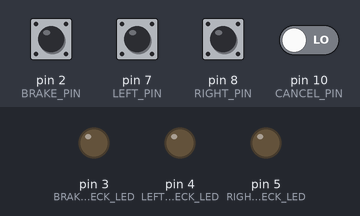
Simulated run of this sketch. Board: Arduino Uno, built with avr-gcc and run on an emulated ATmega328P. Parts: output pins drawn as LEDs (lit = HIGH). Dashed ring = blinking. Inputs (shaded band) come from the test bench; at power-on: pin 2 (BRAKE_PIN), pin 7 (LEFT_PIN), pin 8 (RIGHT_PIN), pin 10 (CANCEL_PIN) LOW.

Above: at 1.2 s.
1.3 s: pin 2 (BRAKE_PIN) driven HIGH
At 2.5 s:
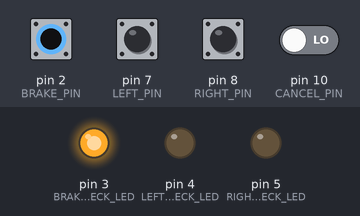
2.8 s: pin 7 (LEFT_PIN) pulled HIGH for 0.15 s
At 3.6 s:
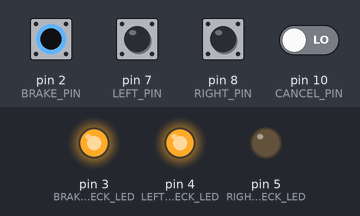
4.4 s: pin 8 (RIGHT_PIN) pulled HIGH for 0.15 s
At 4.9 s:
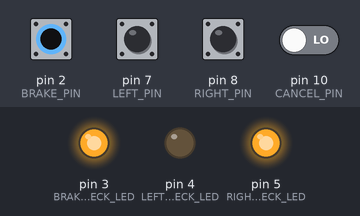
6.0 s: pin 7 (LEFT_PIN) pulled HIGH for 1 s
At 7.3 s:
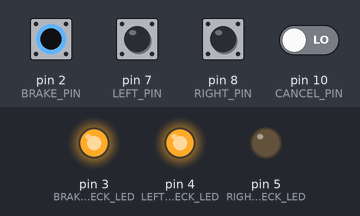
8.5 s: pin 8 (RIGHT_PIN) pulled HIGH for 1 s
At 9.2 s:
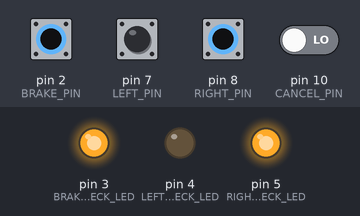
11.0 s: pin 2 (BRAKE_PIN) pulsed LOW 2 times (0.12 s each, 0.3 s apart)
At 11.21 s:
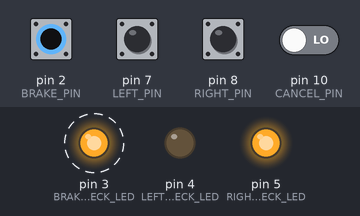
Timing chart, 0 to 14.0 s (numbered marks = the images above; inputs shaded):
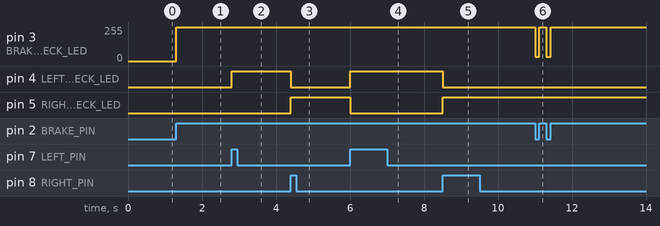

The sketch:

DevCtrl_v0205_TURBO_EX.ino
```cpp
#include <SoftwareSerial.h>
#include <avr/interrupt.h>

SoftwareSerial Soft_Serial(11, 12); // RX, TX
const int BAUDRATE = 9600;
const int DELAYVAL = 50;
const int FEEDBACK_COUNTER_LOOPS = 100; // 1 second in milliseconds

// constants won't change. They're used here to
// set pin numbers:
const int BRAKE_PIN = 2;
const int LEFT_PIN = 7;     // the number of the pushbutton pin
const int RIGHT_PIN = 8;
const int CANCEL_PIN = 10; // signal cancelling (left and right)

// LED Output pins
const int BRAKE_CHECK_LED = 3;
const int LEFT_CHECK_LED = 4;
const int RIGHT_CHECK_LED = 5;
const int ON_BOARD_LED = 13;

// Soft Serial Char Mapping
const char BRAKE_RISE_CHAR = 'B';
const char BRAKE_FALL_CHAR = 'b';
const char LEFT_RISE_CHAR = 'L';
const char RIGHT_RISE_CHAR = 'R';
const char SIGNAL_CANCEL_CHAR = 'C';
const char HAZARD_CHAR = 'H'; // for future
const char FEEDBACK_CHAR = 'F';

// ON/OFF chars for feedback
const char LEFT_ON_CHAR = 'L';
const char LEFT_OFF_CHAR = 'l';
const char RIGHT_ON_CHAR = 'R';
const char RIGHT_OFF_CHAR = 'r';
const char BRAKE_ON_CHAR = 'B';
const char BRAKE_OFF_CHAR = 'b';

// PWM LED values
const int BRAKE_LED_IDLE = 0x20;
const int BRAKE_LED_FULL = 0xFF;

// pin state variables
int brake_pin_val  = LOW;
int left_pin_val   = LOW;         // variable for reading the pushbutton status
int right_pin_val  = LOW;
int cancel_pin_val = LOW;

// old pin state variables
int old_brake_pin_val  = LOW;
int old_left_pin_val   = LOW;         // variable for reading the pushbutton status
int old_right_pin_val  = LOW;
int old_cancel_pin_val = LOW;

// rise/fall state booleans 0 = NC, 1 = rising, -1 = falling
int brake_state = 0;
int left_state = 0;
int right_state = 0;
int cancel_state = 0;
int count = 0;

// Feedback check booleans
char brake_is_on = BRAKE_OFF_CHAR;
char left_is_on = LEFT_OFF_CHAR;
char right_is_on = RIGHT_OFF_CHAR;

/////////////////////////////////////////////////////
// SETUP  SETUP  SETUP  SETUP  SETUP  SETUP  SETUP //
/////////////////////////////////////////////////////
void setup() {
//  Serial.begin(BAUDRATE);
//  Serial.println("AURA ACTIVATED");
  Soft_Serial.begin(BAUDRATE);

  // Initializing pin ios
  pinMode(LEFT_PIN, INPUT);
  pinMode(RIGHT_PIN, INPUT);
  pinMode(BRAKE_PIN, INPUT);
  pinMode(CANCEL_PIN, INPUT);

  pinMode(LEFT_CHECK_LED, OUTPUT);
  pinMode(RIGHT_CHECK_LED, OUTPUT);
  pinMode(BRAKE_CHECK_LED, OUTPUT);
} // end setup

////////////////////////////////////////////////////
// LOOP  LOOP  LOOP  LOOP  LOOP  LOOP  LOOP  LOOP //
////////////////////////////////////////////////////
void loop(){

  // Read fresh pin states
  left_pin_val   = digitalRead(LEFT_PIN);
  right_pin_val  = digitalRead(RIGHT_PIN);
  brake_pin_val  = digitalRead(BRAKE_PIN);
  cancel_pin_val = digitalRead(CANCEL_PIN);

  // check rise/fall states
  brake_state   = edgeDetector(old_brake_pin_val, brake_pin_val);
  left_state    = edgeDetector(old_left_pin_val, left_pin_val);
  right_state   = edgeDetector(old_right_pin_val, right_pin_val);
  cancel_state  = edgeDetector(old_cancel_pin_val, cancel_pin_val);

  // Brake states check and serial send
  if( brake_state == 1 ){
    brake_is_on = BRAKE_ON_CHAR;
    Soft_Serial.write(BRAKE_RISE_CHAR);
    digitalWrite( ON_BOARD_LED, HIGH);
    analogWrite( BRAKE_CHECK_LED, BRAKE_LED_FULL);
    delay(DELAYVAL);
  }  else if ( brake_state == -1 ){
    brake_is_on = BRAKE_OFF_CHAR;
    Soft_Serial.write(BRAKE_FALL_CHAR);
    digitalWrite(ON_BOARD_LED,LOW);
    analogWrite( BRAKE_CHECK_LED, BRAKE_LED_IDLE);
    delay(DELAYVAL);
  }

  // Left / right states check and serial send
  if( left_state == 1 ){
    left_is_on = LEFT_ON_CHAR;
    right_is_on = RIGHT_OFF_CHAR;
    Soft_Serial.write(LEFT_RISE_CHAR);
    digitalWrite(LEFT_CHECK_LED,HIGH);
    digitalWrite(RIGHT_CHECK_LED,LOW);
    delay(DELAYVAL);
  }  else if ( right_state == 1 ){
    left_is_on = LEFT_OFF_CHAR;
    right_is_on = RIGHT_ON_CHAR;
    Soft_Serial.write(RIGHT_RISE_CHAR);
    digitalWrite(LEFT_CHECK_LED,LOW);
    digitalWrite(RIGHT_CHECK_LED,HIGH);
    delay(DELAYVAL);
  }  else if ( cancel_state == 1 ){
    left_is_on = LEFT_OFF_CHAR;
    right_is_on = RIGHT_OFF_CHAR;
    Soft_Serial.write(SIGNAL_CANCEL_CHAR);
    digitalWrite(LEFT_CHECK_LED,LOW);
    digitalWrite(RIGHT_CHECK_LED,LOW);
    delay(DELAYVAL);
  }

//  if(count > FEEDBACK_COUNTER_LOOPS){
//    count = 0;
//    checkFeedback();
//  }
//  count++;

  // Update old values
  old_left_pin_val   = left_pin_val;
  old_right_pin_val  = right_pin_val;
  old_brake_pin_val  = brake_pin_val;
  old_cancel_pin_val = cancel_pin_val;


} // end loop

// edgeDetector
int edgeDetector(int old_value, int new_value){
  if(new_value > old_value){
    return 1;
  }else if(new_value < old_value){
    return -1;
  }else{ // no change
    return 0;
  }
} // end edgeDetector

void checkFeedback(){
  char brake_feedback;
  char left_feedback;
  char right_feedback;

  Soft_Serial.write(FEEDBACK_CHAR);
  while(!Soft_Serial.available());
  brake_feedback = Soft_Serial.read();
  while(!Soft_Serial.available());
  left_feedback = Soft_Serial.read();
  while(!Soft_Serial.available());
  right_feedback = Soft_Serial.read();

//  Soft_Serial.write(brake_feedback);
//  Soft_Serial.println(); Soft_Serial.write(left_feedback);
//  Soft_Serial.println(); Soft_Serial.write(right_feedback);
//  Soft_Serial.println();

  if(brake_is_on != brake_feedback){
    Soft_Serial.write(brake_is_on);
  }

  if(left_is_on != left_feedback){
    Soft_Serial.write(left_is_on);
  }

  if(right_is_on != right_feedback){
    Soft_Serial.write(right_is_on);
  }

}
```

Measured:
- after the input at 1.3 s, pin 3 (BRAKE_CHECK_LED): 0/255 → 255/255 at once
- after the input at 2.8 s, pin 4 (LEFT_CHECK_LED): LOW → HIGH at once
- after the input at 4.4 s, pin 4 (LEFT_CHECK_LED): HIGH → LOW at once; pin 5 (RIGHT_CHECK_LED): LOW → HIGH at once
- after the input at 6.0 s, pin 4 (LEFT_CHECK_LED): LOW → HIGH at once; pin 5 (RIGHT_CHECK_LED): HIGH → LOW at once
- after the input at 8.5 s, pin 4 (LEFT_CHECK_LED): HIGH → LOW at once; pin 5 (RIGHT_CHECK_LED): LOW → HIGH at once
- after the input at 11.0 s, pin 3 (BRAKE_CHECK_LED): alternates 255/255 for 0.18 s and 32/255 for 0.12 s, 4 changes in all, then stays 255/255, starting at once
